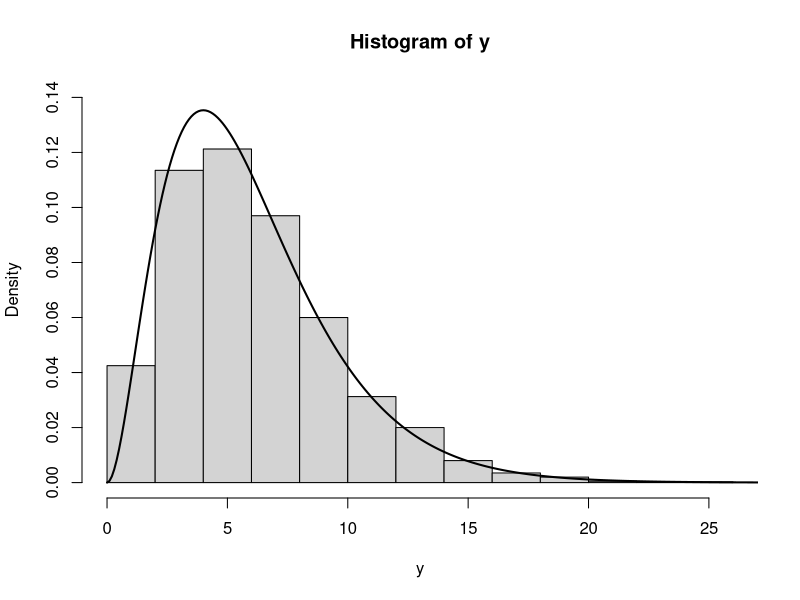
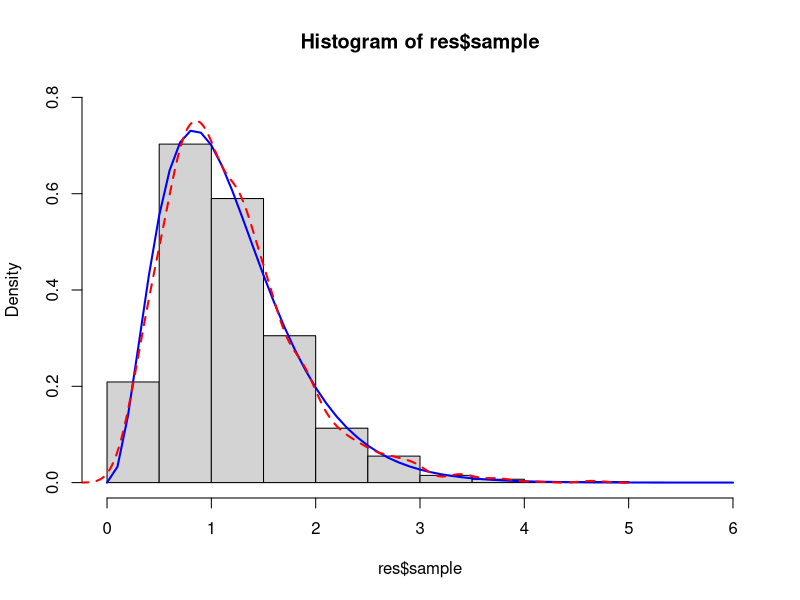

Source code (R) for these figures, in order:
inv.exp <- function(n, lambda) {       # Define the function inv.exp
  u <- runif(n)                        # Generate a U(0,1) number
  x <- -log(1-u)/lambda                # Transform to an exponential
  x                                    # Return x
}

inv.gamma.int <- function(n, k, lambda) {
  x <- matrix(inv.exp(n = n*k, lambda = lambda), ncol=k)
  apply(x, 1, sum)
}

# 1 Modify the code to create a sample of size 2000 
#   from the Ga(3, 0.5) distribution

y <- inv.gamma.int(2000, 3, 0.5)

# 2 Plot a histogram and compare it to the density of Ga(3, 0.5)

# Plot a histogram
hist(y, freq = FALSE, ylim = c(0,0.14))  
# Create a sequence
t <- 0:300 / 10
# Add the density to the histogram
lines(t, dgamma(t, shape = 3, rate = 0.5), lwd = 2)

# 3 Carry out a Kolmogorov-Smirnov test to check your output
ks.test(y, pgamma, 3, 0.5)

# 4 Rejection sampling for Ga(3.5, 3) distribution.
alpha <- 3.5
lambda <- 3

rejection.gamma <- function(n, alpha, lambda) {
  k <- floor(alpha)
  
  # Based on analytical calculation x_M for which M has maximum value 
  # is equal to alpha - floor(alpha)
  x_M <- alpha - k
  # Calculate value of Ga(3.5,3) in for x_M
  dgamma_f <- dgamma(x_M, shape = alpha, rate = lambda)
  # Calculate value of Ga(floor(3.5),2) in for x_M
  dgamma_h <- dgamma(x_M, shape = k, rate = lambda-1)
  M <- dgamma_f / dgamma_h
  
  r <- NULL
  rx <- NULL
  ry <- NULL
  total <- 0
  for (i in 1:n) {
    t <- -1
    while (t < 0) {
      total <- total + 1
      # X~h(x)
      x <- inv.gamma.int(1, k = k, lambda = lambda - 1)
      rx[total] <- x
      ry[total] <- y
      y <- runif(1, 0, M*dgamma(x, shape = k, rate = lambda-1))
      t <- dgamma(x, shape = alpha, rate = lambda) - y
    }
    
    r[i] <- x
  }
  return(list(
    n = n,
    alpha = alpha,
    lambda = lambda,
    k = k,
    M = M,
    sample = r,
    allX = rx,
    allY = ry,
    totalSamples = total,
    acceptedSamples = length(r),
    rejectedSamples = total - length(r),
    proportionalAcceptedSamples = length(r) / total))
}

res <- rejection.gamma(2000, alpha, lambda)

# Plot a histogram
hist(res$sample, freq = FALSE, xlim = c(0, 6), ylim = c(0,0.8))
# Create a sequence
t <- 0:60 / 10
lines(t, dgamma(t, shape = alpha, rate = lambda), col = 'blue', lwd = 2)
lines(density(res$sample), col = 'red', lwd = 2, lty = 2)

res$proportionalAcceptedSamples

# Kolmogorov-Smirnov test to check output
ks.test(res$sample, pgamma, alpha, lambda)